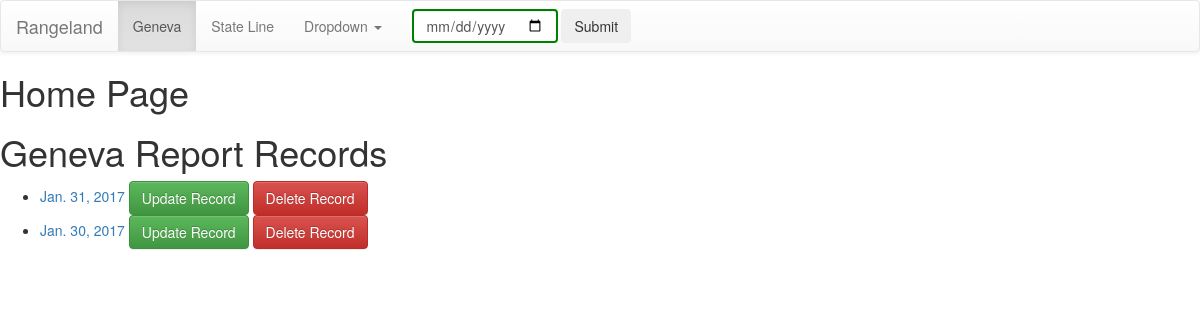
The app's page /, older data.
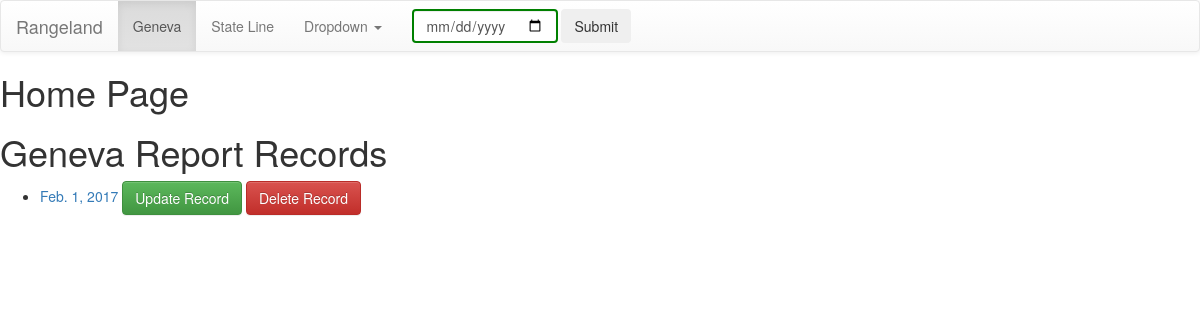
The same page, newer data.
### geneva/models.py (models this page shows, shortened)
class GvData(models.Model):
    gv_01_open_stock = models.FloatField(default=0)
    gv_02_open_stock = models.FloatField(default=0)
    gv_03_open_stock = models.FloatField(default=0)
    gv_01_close_stock = models.FloatField(default=0)
    gv_02_close_stock = models.FloatField(default=0)
    gv_03_close_stock = models.FloatField(default=0)
    gv_01_open_gauge = models.CharField(max_length=20, default="0' 0\" /16ths")
    gv_02_open_gauge = models.CharField(max_length=20, default="0' 0\" /16ths")
    gv_03_open_gauge = models.CharField(max_length=20, default="0' 0\" /16ths")
    gv_01_close_gauge = models.CharField(max_length=20, default="0' 0\" /16ths")
    gv_02_close_gauge = models.CharField(max_length=20, default="0' 0\" /16ths")
    gv_03_close_gauge = models.CharField(max_length=20, default="0' 0\" /16ths")
    gv_01_stock_change = models.FloatField(default=0)
    gv_02_stock_change = models.FloatField(default=0)
    gv_03_stock_change = models.FloatField(default=0)
    tact1_open = models.FloatField(default=0)
    tact2_open = models.FloatField(default=0)
    tact3_open = models.FloatField(default=0)
    tact4_open = models.FloatField(default=0)
    tact5_open = models.FloatField(default=0)
    tact1_close = models.FloatField(default=0)
    tact2_close = models.FloatField(default=0)
    tact3_close = models.FloatField(default=0)
    tact4_close = models.FloatField(default=0)
    tact5_close = models.FloatField(default=0)
    tact1_total = models.FloatField(default=0)
    tact2_total = models.FloatField(default=0)
    tact3_total = models.FloatField(default=0)
    tact4_total = models.FloatField(default=0)
    tact5_total = models.FloatField(default=0)
    incoming_meter_1_open = models.FloatField(default=0)
    incoming_meter_2_open = models.FloatField(default=0)
    incoming_meter_1_close = models.FloatField(default=0)
    incoming_meter_2_close = models.FloatField(default=0)
    outgoing_meter_1_open = models.FloatField(default=0)
    outgoing_meter_2_open = models.FloatField(default=0)
    outgoing_meter_1_close = models.FloatField(default=0)
    outgoing_meter_2_close = models.FloatField(default=0)
    incoming_meter_1_total = models.FloatField(default=0)
    incoming_meter_2_total = models.FloatField(default=0)
    outgoing_meter_1_total = models.FloatField(default=0)
    outgoing_meter_2_total = models.FloatField(default=0)
    incoming_meter_daily_total = models.FloatField(default=0)
    outgoing_meter_daily_total = models.FloatField(default=0)
    gsv_total = models.FloatField(default=0)
    transactions_total = models.FloatField(default=0)
    comments = models.CharField(max_length=200, default='comments')
    slug = models.SlugField(unique=True)
    report_file = models.FileField(default=None)
    pub_date = models.DateField(db_index=True)
    class Meta:
        verbose_name = 'GV info'
        ordering = ['-pub_date']
        get_latest_by = 'pub_date'

### geneva/views.py (the view)
# urls.py: url(r'^$', views.IndexView.as_view(), name='index'),
class IndexView(generic.ListView):
    template_name = 'geneva/index.html'
    def get_queryset(self):
        return GvData.objects.all()

### geneva/templates/geneva/index.html (shortened to what this page needs)
{% extends 'geneva/base.html'%}
{% block content %}
  <h1>Home Page</h1>
    <h1>Geneva Report Records</h1>
    <ul>
        {% for record in object_list %}
        <li><a href="{% url 'geneva:geneva_record' record.id %}">{{ record.pub_date }}</a>
            <form action="{% url 'geneva:record-update' record.id %}" method="get" style="display: inline">
                <button class="btn btn-success" >Update Record</button>
            </form><form action="{% url 'geneva:record-delete' record.id %}" method="post" style="display: inline">
                <button class="btn btn-danger" >Delete Record</button>
            </form>
        </li>
        {% endfor %}
    </ul>
{% endblock %}

Row changes from the older to the newer data that the page shows:
removed GvData: pub_date "Jan. 31, 2017"
removed GvData: pub_date "Jan. 30, 2017"
added GvData: pub_date "Feb. 1, 2017"
